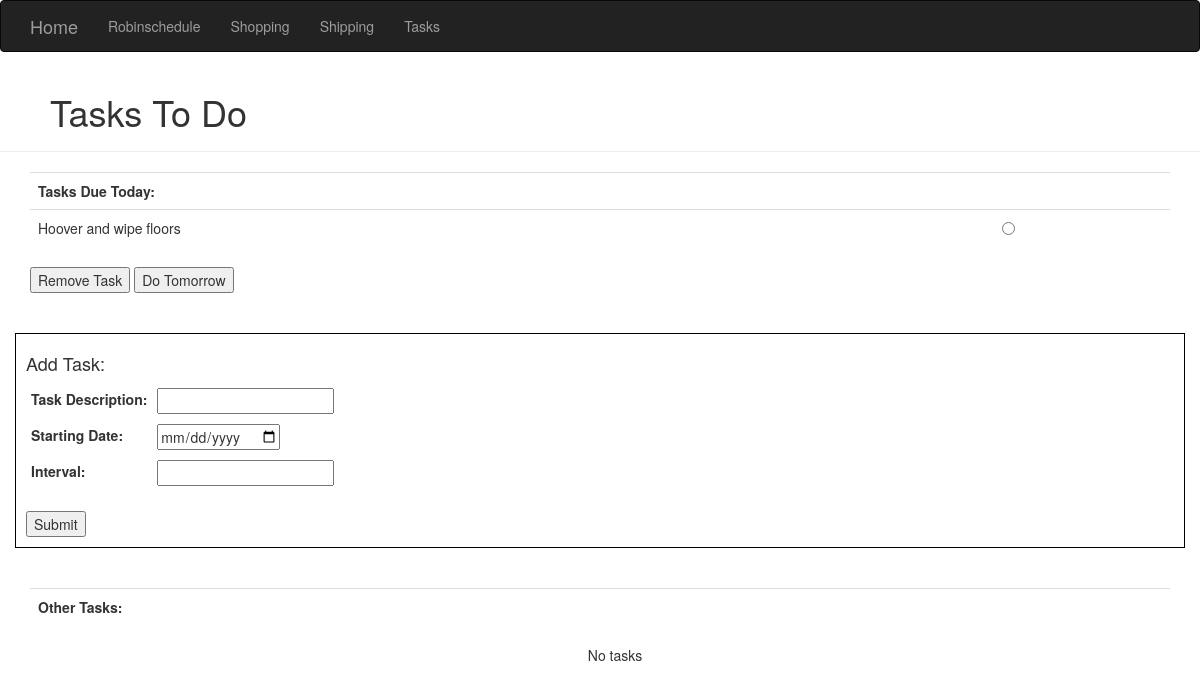
/tasks, run on an earlier commit of the app's database.
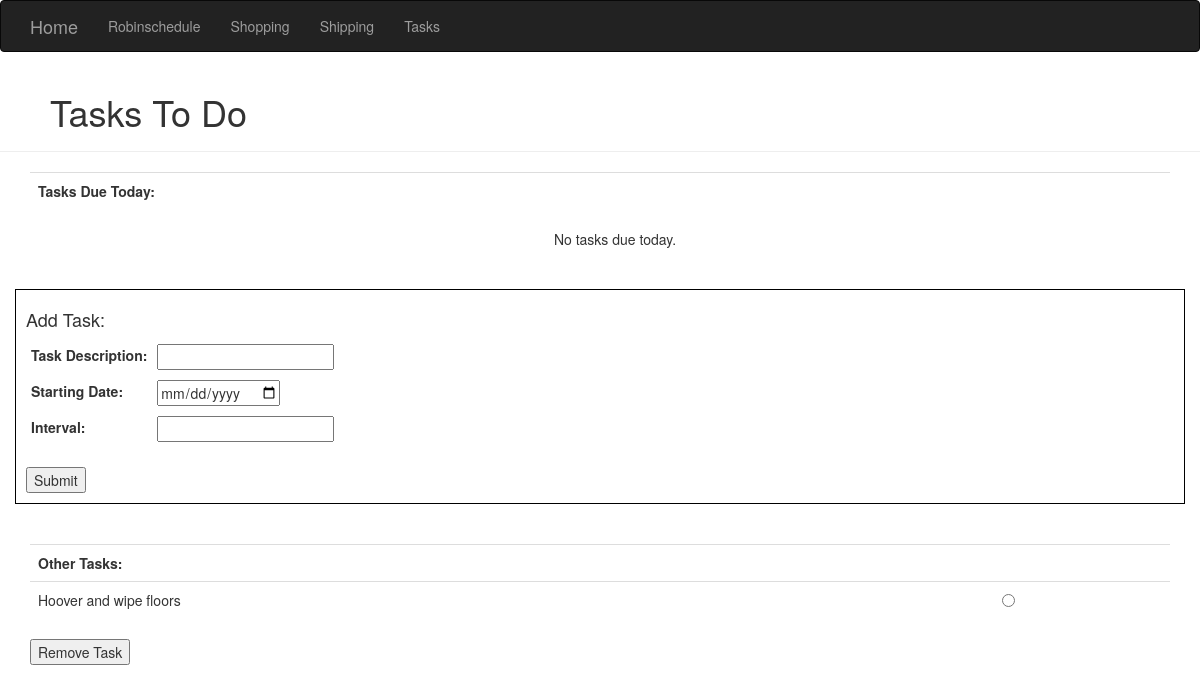
And on a later commit of the database.
### homeSite.py (models this page shows)
class Tasks(db.Model): # Keep task object information
    __tablename__ = 'tasks'
    id = db.Column(db.Integer, primary_key=True)
    name = db.Column(db.String(64))
    createdDate = db.Column(db.DateTime())
    interval = db.Column(db.Integer())
    delay = db.Column(db.Integer(), default=0)

### homeSite.py (the view, shortened to what this page needs)
@app.route('/tasks', methods=['GET', 'POST'])
def tasks():
    loadedTasks = Tasks.query.all()
    loadedTasks_taskObjects = []
    for task in loadedTasks:
        taskObject = recurringTask(task.name, task.createdDate, task.interval, task.delay)
        loadedTasks_taskObjects.append(taskObject)
    dueToday = [task for task in loadedTasks_taskObjects if task.isDue(datetime.today())]
    otherTasks = [task for task in loadedTasks_taskObjects if not task.isDue(datetime.today())]
    return render_template('tasks.html', todayTasks=dueToday, otherTasks=otherTasks)

### tasks.py (called while the page is built)
def getTimelessDate(dateObject):
    return datetime(dateObject.year, dateObject.month, dateObject.day)

    @property
    def delay(self):
        return self.__delay

    def isDue(self, queryDate):
        timeLessQueryDate = getTimelessDate(queryDate)
        dateDifference = timeLessQueryDate - (self.createdDate + self.delay)
        print(dateDifference)
        if dateDifference == timedelta(0):
            return True
        elif dateDifference % self.interval == timedelta(0):
            return True
        return False

### templates/tasks.html (shortened to what this page needs)
{% extends "base.html" %}
{% block content %}
<div class="page-header" style="padding-left: 50px;">
    <h1>Tasks To Do</h1>
</div>
<div class="container">
    <table class="table">
        <th id="item">Tasks Due Today:</th>
        <th id="selection"></th>
        {% if todayTasks %}
            <form method="POST">
                {% for task in todayTasks %}
                    <tr>
                        <td id="task">{{task.name}}</td>
                        <td id="selection"><input type="radio" name="taskToUpdate" value="{{task.name}}"></td>
                    </tr>
                {% endfor %}
    </table>
    <input type="submit" name="remove" value="Remove Task">
    <input type="submit" name="delay" value="Do Tomorrow">
        {% else %}
    </table>
    <div class="container" style="text-align: center;">
        No tasks due today.
    </div>
        {% endif %}
</div>
<br/>
<br/>
<div class="container" style="border: 1px solid black; padding: 10px;">
    <form method=POST name="addTask">
        <table>
            <tr>
                <th colspan="2">
                    <h4>Add Task:</h4>
                </th>
            </tr>
            <tr>
                <td>
                    <label for="taskDescription">Task Description:</label>
                </td>
                <td>
                    <input type="text" id="taskDescription" name="taskDescription" required>
                </td>
            </tr>
            <tr>
                <td>
                    <label for="taskDate">Starting Date:</label>
                </td>
                <td>
                    <input type="date" id="taskDate" name="taskDate" required>
                </td>
            </tr>
            <tr>
                <td>
                    <label for="taskInterval">Interval:</label>
                </td>
                <td>
                    <input type="number" id="taskInterval" name="taskInterval" required>
                </td>
            </tr>
            <tr style="height: 20px;">
            </tr>
        </table>
    <input type="submit" name="addTask">
    </form>
</div>
<br/>
<br />
<div class="container">
    <table class="table">
        <th id="item">Other Tasks:</th>
        <th id="selection"></th>
        {% if otherTasks %}
        <form method="POST">
                {% for task in otherTasks %}
                    <tr>
                        <td id="task">{{task.name}}</td>
                        <td id="selection"><input type="radio" name="undueTaskToRemove" value="{{task.name}}"></td>
                    </tr>
                {% endfor %}
    </table>
    <input type="submit" name="removeOther" value="Remove Task">
        {% else %}
    </table>
    <div class="container" style="text-align: center;">
        No tasks
    </div>
        {% endif %}
</div>
<br>
<br>
{% endblock %}

What changed in the data, as far as the page shows it:
changed Tasks "Hoover and wipe floors": moves from the list under "Tasks To Do" to the list under "Add Task:"
Also different on the page:
form field removeOther: (not shown) → "Remove Task"
form field remove: "Remove Task" → (not shown)
form field delay: "Do Tomorrow" → (not shown)
text no longer shown: "No tasks"
text now shown: "No tasks due today."
